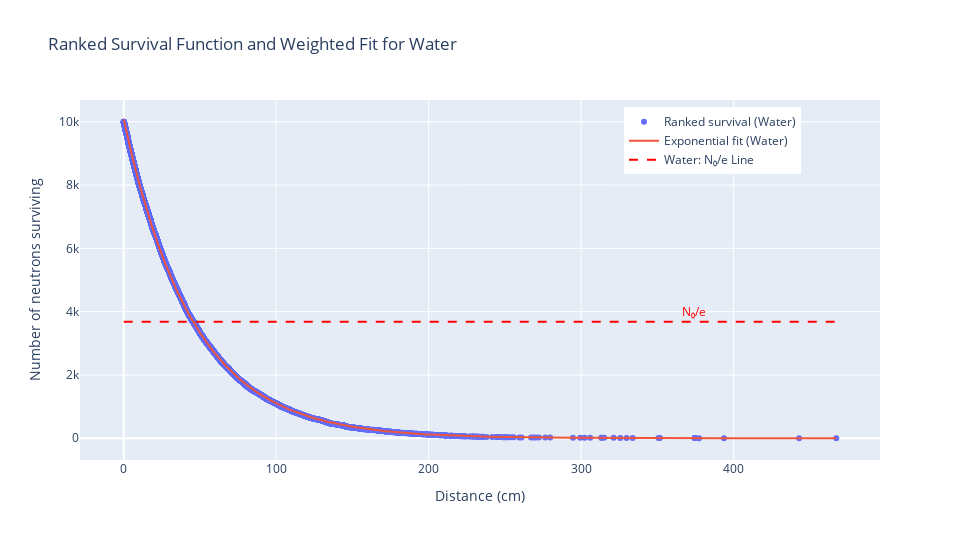

Notebook code for this chart:
### Code cell
def print_results(samples):
    water_ranked_data = produce_exponential_distribution(samples=samples, material=water)
    water_x_ranked, water_ranks, water_fit_coeff, water_fit_intercept = water_ranked_data
    plot_exponential_distribution(
        water_x_ranked,
        water_ranks,
        water_fit_coeff,
        water_fit_intercept,
        material=water,
        samples=samples)

    data = [(water, water_ranked_data), *[
        (material, produce_exponential_distribution(samples=samples, material=material))
        for material in [lead, graphite]
    ]]

    markdown = "Material | Theoretical Attenuation Length (cm) | Simulated Attenuation Length (cm) | \n"
    markdown += " --- | --- | --- \n"
    for material, ranked_data in data:
        _, _, coeff, _ = ranked_data
        theoretical_attenuation_length = 1 / material.absorption_cross_section
        simulated_attenuation_length = -1 / coeff
        statistical_error = theoretical_attenuation_length / np.sqrt(samples)
        result = format_appropriate(simulated_attenuation_length, statistical_error, 2)
        markdown += f"{material.name} | ${theoretical_attenuation_length:.2f}$ |  {result} \n"

    print_markdown(markdown)

print_results(samples=10000)

### Figure 1 — Plotly figure (JSON) as saved in the notebook; plotly's stock layout.template omitted (floating-point values rounded to 4 significant figures; data arrays with more than 128 entries replaced by an {"elided": "..."} marker saying what was removed)
{"data": [{"mode": "markers", "name": "Ranked survival (Water)", "type": "scatter", "x": {"elided": "10000 float values"}, "y": {"elided": "10000 int values"}}, {"mode": "lines", "name": "Exponential fit (Water)", "type": "scatter", "x": {"elided": "10000 float values"}, "y": {"elided": "10000 float values"}}, {"line": {"color": "red", "dash": "dash"}, "mode": "lines", "name": "Water: N₀/e Line", "type": "scatter", "x": [0, 467.3], "y": [3679.0, 3679.0]}], "layout": {"annotations": [{"font": {"color": "red", "size": 12}, "showarrow": false, "text": "N₀/e", "x": 373.8, "y": 3679.0, "yshift": 10}], "autosize": true, "height": 540, "legend": {"x": 0.68, "y": 0.98}, "title": {"text": "Ranked Survival Function and Weighted Fit for Water"}, "width": 960, "xaxis": {"title": {"text": "Distance (cm)"}}, "yaxis": {"title": {"text": "Number of neutrons surviving"}}}}
